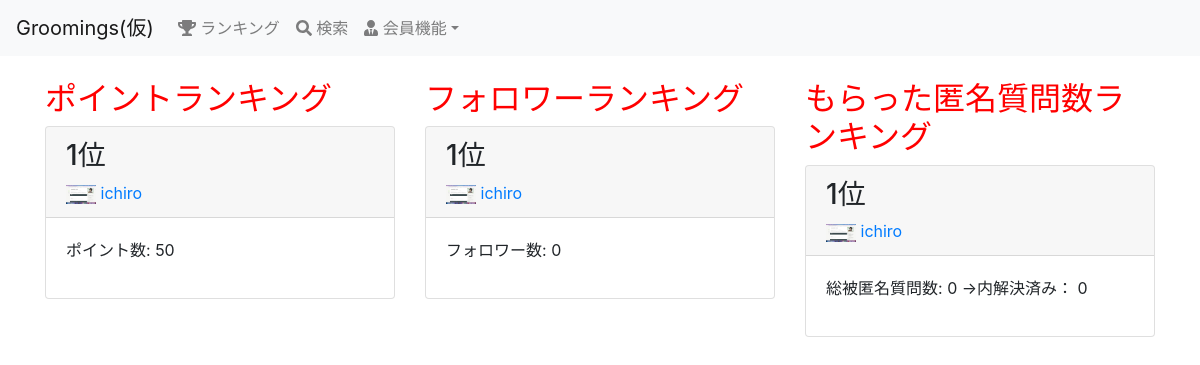
/ranking/, run on an earlier commit of the app's database.
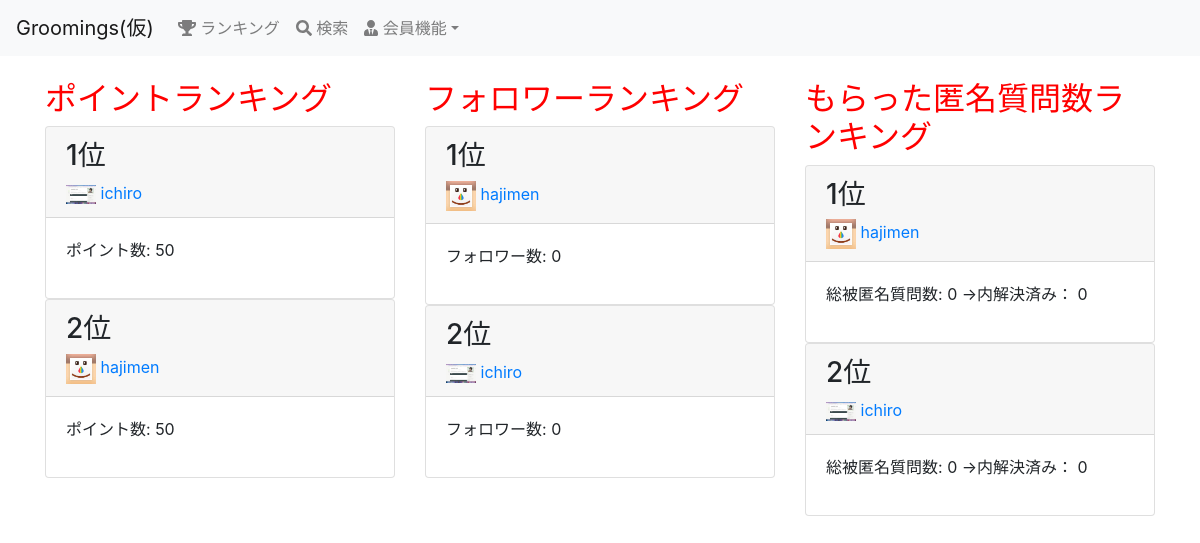
And on a later commit of the database.
### groomings/models.py (models this page shows, shortened)
class User(AbstractBaseUser, PermissionsMixin):
    username = models.CharField(max_length=150)
    email = models.EmailField(max_length=255, unique=True)
    image = models.FileField(upload_to='user_image/', null=True, blank=True)
    point = models.IntegerField(default=50, validators=[MinValueValidator(0)])
    follow = models.ManyToManyField(
        'self', blank=True, symmetrical=False, related_name="follower"
    )
    is_active = models.BooleanField(default=True)
    is_staff = models.BooleanField(default=False) # 管理画面にログインできるかどうか
    USERNAME_FIELD = 'email' # このテーブルのレコードを一意に識別
    REQUIRED_FIELDS = ['username'] # スーパーユーザー作成時に入力する(emailとパスワードは必須だからそれ以外で)
    objects = UserManager()
    class Meta:
        db_table = 'user'

### groomings/views.py (the view)
# urls.py: path(r'ranking/', views.ranking, name='ranking'), # ランキング用のページ
def ranking(request):
    points = User.objects.order_by('-point')[:10]
    follower = User.objects.annotate(num_follower=Count('follower')).order_by('-num_follower')[:10]
    num_que = User.objects.annotate(num_que=Count('user_receive_question')).order_by('-num_que')[:10]
    post_orderby_favo = Post.objects.annotate(num_favo=Count('favorite')).order_by('-num_favo')[:10]
    return render(request, 'groomings/ranking.html',context={"points": points, "followers": follower, "num_que": num_que, "goods": post_orderby_favo}) # , 'id': user_id})

### groomings/templatetags/tag_event.py (called while the page is built)
@register.filter(name="count_nonactive")
def count_nonactive(user):
    return user.user_receive_question.filter(is_active=False).count()

### groomings/templates/groomings/ranking.html (shortened to what this page needs)
{% extends "groomings/base.html" %}
{% load static %}
{% load tag_event %}
{% block content %}
  <div class="row">
    <div class="col-md-4">
      <h2>ポイントランキング</h2>
      {% for userrank in points %}
       <div class="card">
          <div class="card-header">
            <h3>{{ forloop.counter }}位</h3>
            {% if userrank.image %}
              <img src="{{ userrank.image.url }}" alt="" width="30px">
            {% else %}
              <img src="{% static 'static_image/default.png' %}" alt="" width="30px">
            {% endif %}
            <a href="{% url 'groomings:user' userrank.id  %}">{{ userrank.username }}</a>
          </div>
          <div class="card-body">
            <p>ポイント数: {{ userrank.point }}</p>
          </div>
        </div>
      {% endfor %}
    </div>
    <div class="col-md-4">
      <h2>フォロワーランキング</h2>
      {% for follower in followers %}
        <div class="card">
          <div class="card-header">
            <h3>{{ forloop.counter }}位</h3>
            {% if follower.image %}
              <img src="{{ follower.image.url }}" alt="" width="30px">
            {% else %}
              <img src="{% static 'static_image/default.png' %}" alt="" width="30px">
            {% endif %}
            <a href="{% url 'groomings:user' follower.id  %}">{{ follower.username }}</a>
          </div>
          <div class="card-body">
            <p>フォロワー数: {{ follower.follower.count }}</p>
          </div>
        </div>
      {% endfor %}
    </div>
    <div class="col-md-4">
      <h2>もらった匿名質問数ランキング</h2>
      {% for que in num_que %}
        <div class="card">
          <div class="card-header">
            <h3>{{ forloop.counter }}位</h3>
            {% if que.image %}
              <img src="{{ que.image.url }}" alt="" width="30px">
            {% else %}
              <img src="{% static 'static_image/default.png' %}" alt="" width="30px">
            {% endif %}
            <a href="{% url 'groomings:user' que.id  %}">{{ que.username }}</a>
          </div>
          <div class="card-body">
            <p>総被匿名質問数: {{ que.user_receive_question.count }} →内解決済み： {{ que | count_nonactive }}</p>
          </div>
        </div>
      {% endfor %}
    </div>
</div>
{% endblock %}

What changed in the data, as far as the page shows it:
added User: username "hajimen", point "50", follower.count "0", user_receive_question.count "0", id "0"
